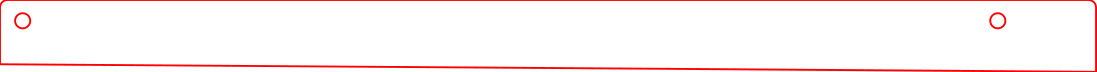

This chart was generated by the following Python code:
from laser.util import *

r = 2

d = panel('k40_lid_liner.svg', 290, 19)

# Outline
p = Turtle(d.path(('M', 0, 17), **cut))
p.forward(17-r) # left side
p.arc(90, r)
p.forward(290-2*r) # top
p.arc(90, r)
p.forward(19-r) # right side
d.add(p.close())

# Screw holes
d.add(d.circle((6, 5.5), 2.0, **cut))
d.add(d.circle((6+258, 5.5), 2.0, **cut))

d.save()
